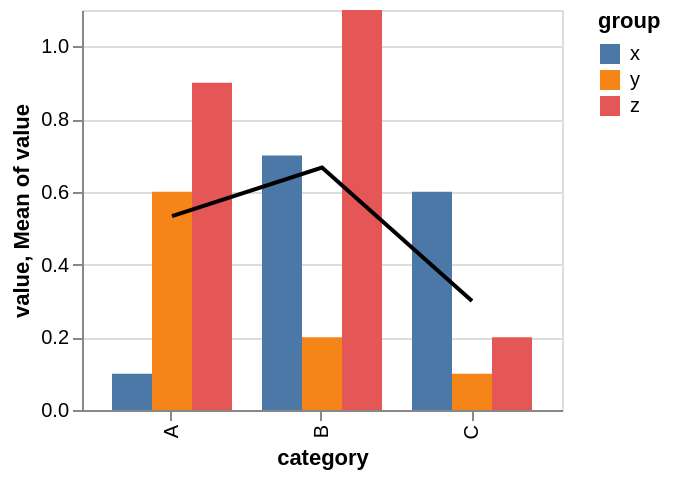

Describe this chart as a Vega-Lite specification.
### Vega specification from a JSON file in a GitHub repository (floating-point values rounded to 4 significant figures)
{"$schema": "https://vega.github.io/schema/vega/v5.json", "background": "white", "padding": 5, "height": 200, "style": "cell", "data": [{"name": "source_0", "values": [{"category": "A", "group": "x", "value": 0.1}, {"category": "A", "group": "y", "value": 0.6}, {"category": "A", "group": "z", "value": 0.9}, {"category": "B", "group": "x", "value": 0.7}, {"category": "B", "group": "y", "value": 0.2}, {"category": "B", "group": "z", "value": 1.1}, {"category": "C", "group": "x", "value": 0.6}, {"category": "C", "group": "y", "value": 0.1}, {"category": "C", "group": "z", "value": 0.2}]}, {"name": "data_1", "source": "source_0", "transform": [{"type": "stack", "groupby": ["category", "group"], "field": "value", "sort": {"field": [], "order": []}, "as": ["value_start", "value_end"], "offset": "zero"}, {"type": "filter", "expr": "isValid(datum[\"value\"]) && isFinite(+datum[\"value\"])"}]}, {"name": "data_2", "source": "source_0", "transform": [{"type": "aggregate", "groupby": ["category"], "ops": ["mean"], "fields": ["value"], "as": ["mean_value"]}]}], "signals": [{"name": "x_step", "update": "20 * bandspace(domain('xOffset').length) / (1-0.2)"}, {"name": "width", "update": "bandspace(domain('x').length, 0.2, 0.2) * x_step"}], "marks": [{"name": "layer_0_marks", "type": "rect", "style": ["bar"], "from": {"data": "data_1"}, "encode": {"update": {"fill": {"scale": "color", "field": "group"}, "ariaRoleDescription": {"value": "bar"}, "description": {"signal": "\"category: \" + (isValid(datum[\"category\"]) ? datum[\"category\"] : \"\"+datum[\"category\"]) + \"; value: \" + (format(datum[\"value\"], \"\")) + \"; group: \" + (isValid(datum[\"group\"]) ? datum[\"group\"] : \"\"+datum[\"group\"])"}, "x": {"scale": "x", "field": "category", "offset": {"scale": "xOffset", "field": "group"}}, "width": {"scale": "xOffset", "band": 1}, "y": {"scale": "y", "field": "value_end"}, "y2": {"scale": "y", "field": "value_start"}}}}, {"name": "layer_1_marks", "type": "line", "style": ["line"], "sort": {"field": "datum[\"category\"]"}, "from": {"data": "data_2"}, "encode": {"update": {"stroke": {"value": "black"}, "description": {"signal": "\"category: \" + (isValid(datum[\"category\"]) ? datum[\"category\"] : \"\"+datum[\"category\"]) + \"; Mean of value: \" + (format(datum[\"mean_value\"], \"\"))"}, "x": {"scale": "x", "field": "category", "band": 0.5}, "y": {"scale": "y", "field": "mean_value"}, "defined": {"signal": "isValid(datum[\"mean_value\"]) && isFinite(+datum[\"mean_value\"])"}}}}], "scales": [{"name": "x", "type": "band", "domain": {"fields": [{"data": "data_1", "field": "category"}, {"data": "data_2", "field": "category"}], "sort": true}, "range": {"step": {"signal": "x_step"}}, "paddingInner": 0.2, "paddingOuter": 0.2}, {"name": "y", "type": "linear", "domain": {"fields": [{"data": "data_1", "field": "value_start"}, {"data": "data_1", "field": "value_end"}, {"data": "data_2", "field": "mean_value"}]}, "range": [{"signal": "height"}, 0], "nice": true, "zero": true}, {"name": "xOffset", "type": "band", "domain": {"data": "data_1", "field": "group", "sort": true}, "range": {"step": 20}}, {"name": "color", "type": "ordinal", "domain": {"data": "data_1", "field": "group", "sort": true}, "range": "category"}], "axes": [{"scale": "y", "orient": "left", "gridScale": "x", "grid": true, "tickCount": {"signal": "ceil(height/40)"}, "domain": false, "labels": false, "aria": false, "maxExtent": 0, "minExtent": 0, "ticks": false, "zindex": 0}, {"scale": "x", "orient": "bottom", "grid": false, "title": "category", "labelAlign": "right", "labelAngle": 270, "labelBaseline": "middle", "zindex": 0}, {"scale": "y", "orient": "left", "grid": false, "title": "value, Mean of value", "labelOverlap": true, "tickCount": {"signal": "ceil(height/40)"}, "zindex": 0}], "legends": [{"fill": "color", "symbolType": "square", "title": "group"}]}
